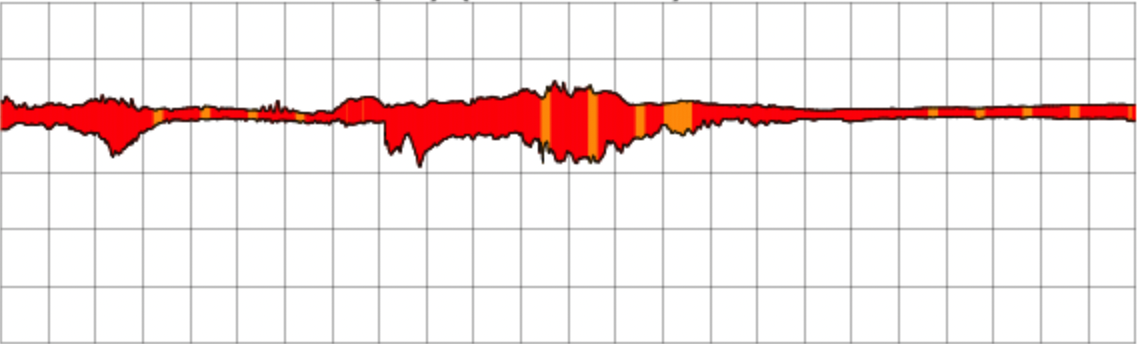
//> input picture ph.png, 1138 x 344 px
$ ./Source   (built with g++ and OpenCV 4)
//> lines starting //> are read from the running program, lines starting //| are printed output that depends on the picture; after the words box and inside, x2 and y2 are one past the last pixel; in counts of white or black regions, pixels touching at a corner belong together
#include <opencv2/opencv.hpp>
#include <iostream>
#include <fstream>
#include <string>

using namespace cv;
using namespace std;

int main() {
    setlocale(LC_ALL, "Russian");
    // Шаг 1: Загрузить изображение
    Mat img = imread("ph.png", IMREAD_COLOR);
//> img is the input picture: 344 rows x 1138 cols, CV_8UC3; mean B, G, R 229.3, 230, 244.2

    std::ofstream file("dolg.csv");


    // Преобразуем изображение в градации серого
    Mat gray;
    cvtColor(img, gray, COLOR_BGR2GRAY);
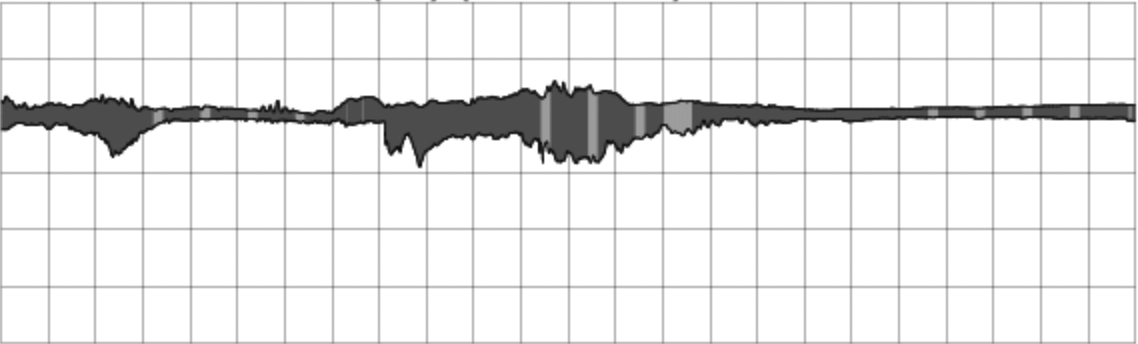
//> gray: 344 rows x 1138 cols, CV_8UC1; min 10, max 255, mean 234.2

    // Применяем фильтр Гаусса для уменьшения шума
    GaussianBlur(gray, gray, Size(5, 5), 0);

    // Пороговая фильтрация для бинаризации изображения
    Mat binary;
    threshold(gray, binary, 100, 255, THRESH_BINARY_INV);
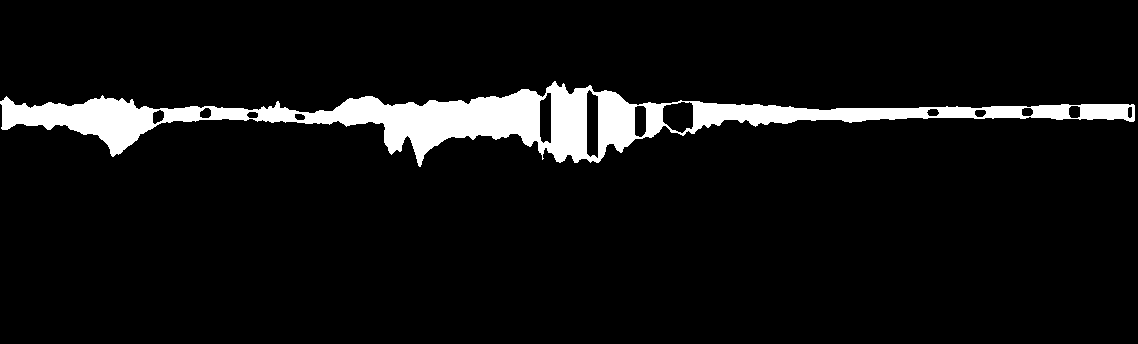
//> binary: 344 rows x 1138 cols, CV_8UC1; 6.7% white; 1 white region

    // Поиск контуров
    vector<vector<Point>> contours;
    vector<Vec4i> hierarchy;
    findContours(binary, contours, hierarchy, RETR_EXTERNAL, CHAIN_APPROX_SIMPLE);
//> contours = 1 contour; box (x1, y1, x2, y2) and area: (0, 81, 1135, 167) 27954

    // Поиск максимальной и минимальной Y-координаты среди всех контуров
    int minY = img.rows;
//> minY = 344
    int maxY = 0;

    for (size_t i = 0; i < contours.size(); i++) {
        for (size_t j = 0; j < contours[i].size(); j++) {
            int y = contours[i][j].y;
            if (y < minY) minY = y;
            if (y > maxY) maxY = y;
        }
    }
//> this loop made 1 pass
//> (minY, maxY) on pass 1: (81, 166)
//> after the loop, minY = 81; maxY = 166

    // Высота изображения
    int imgHeight = img.rows;
//> imgHeight = 344

    // Пересчитываем пиксельные значения Y в реальные значения по оси Y (-2000 до 1000)
    float realMinY = 1000 - (3000.0 / imgHeight) * minY;
//> realMinY = 293.6
    float realMaxY = 1000 - (3000.0 / imgHeight) * maxY;
//> realMaxY = -447.7

    // Рисуем линии на найденных границах для визуализации
    line(img, Point(0, minY), Point(img.cols, minY), Scalar(0, 0, 255), 2); // нижняя граница
    line(img, Point(0, maxY), Point(img.cols, maxY), Scalar(0, 255, 0), 2); // верхняя граница
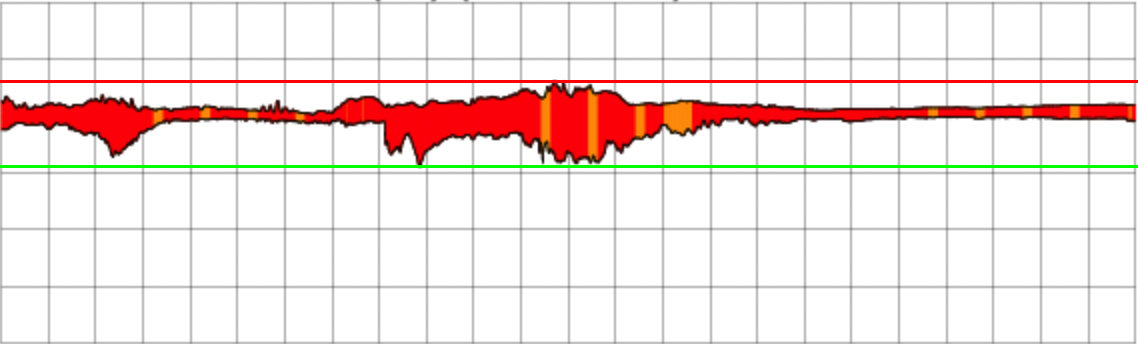
//> img: 344 rows x 1138 cols, CV_8UC3; mean B, G, R 225, 227.9, 242.1

    // Отображаем результаты

    file << "Минимальная Y-координата (в пикселях): " << minY << "\n";
    file << "Максимальная Y-координата (в пикселях): " << maxY << "\n";
    file << "Минимальная Y-координата: " << realMinY << "\n";
    file << "Максимальная Y-координата: " << realMaxY;


    // Показать результат
    imshow("Result", img);
    waitKey(0);
    return 0;
}
